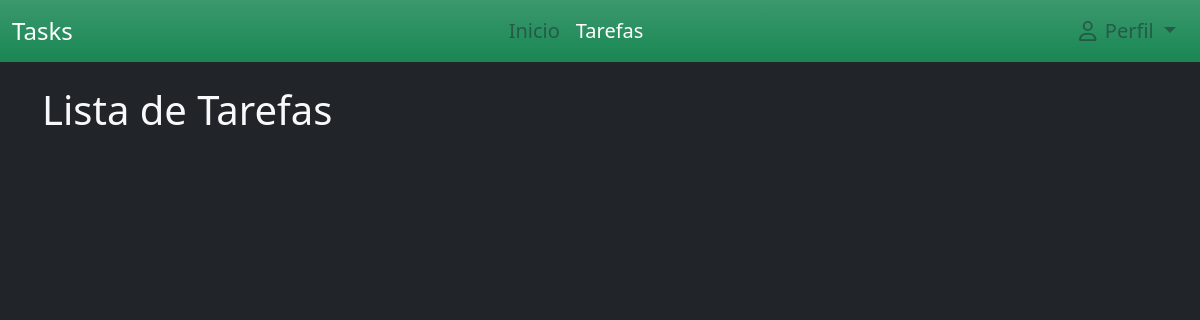
/tasks, run on an earlier commit of the app's database.
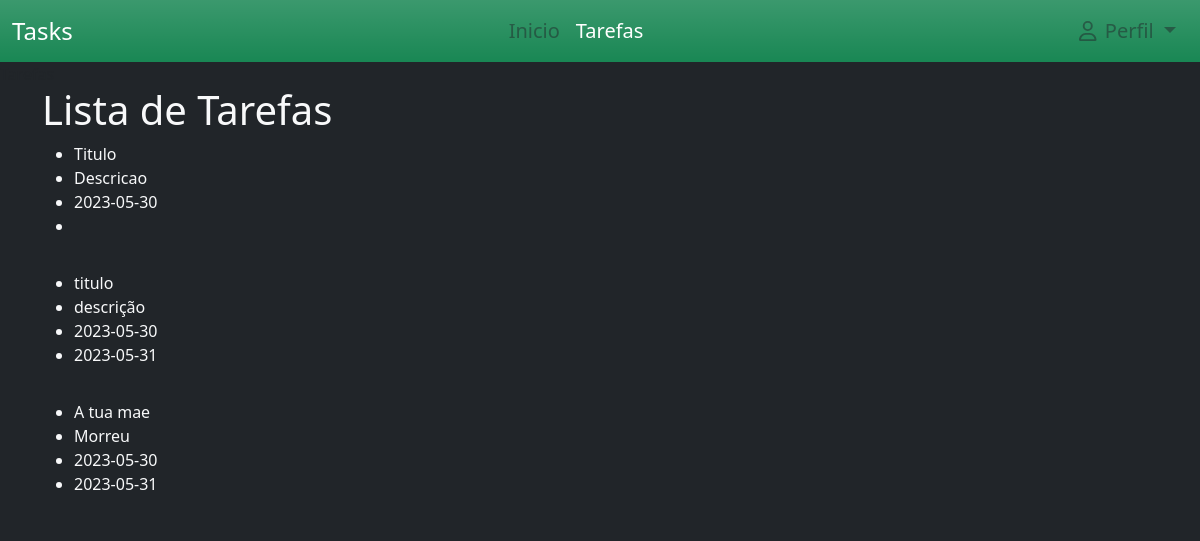
And on a later commit of the database.
### project/models.py (models this page shows)
class Task(db.Model):
    date_time = datetime.now()
    id = db.Column(db.Integer(), primary_key=True)
    title=db.Column(db.String(200),nullable=False)
    desc = db.Column(db.String(100), nullable=False)
    category = db.Column(db.String(100), nullable = False)
    state = db.Column(db.Boolean(), default=False)
    date_start = db.Column(db.String(), default=date_time.strftime("%Y-%m-%d"))
    date_end = db.Column(db.String())
    id_user = db.Column(db.Integer(), db.ForeignKey('user.id'), nullable=True)

### project/routes.py (the view)
@app.route("/tasks")
def tasks():
    all_tasks = Task.query.all()
    return render_template('tarefas.html', tasks=all_tasks)

### project/templates/tarefas.html (shortened to what this page needs)
{% extends './layout/base.html' %}
{% block content %}
<div class="container">
    <h1 class="text-light">Lista de Tarefas</h1>
    <ul>
    {% for task in tasks %}
        <li class="text-light">{{ task.title }}</li>
        <li class="text-light">{{ task.desc }}</li>
        <li class="text-light">{{ task.date_start }}</li>
        <li class="text-light">{{ task.date_end }}</li>
        <hr>
    {% endfor %}
    </ul>
</div>
{% endblock %}

### project/templates/layout/base.html (shortened to what this page needs)
<!DOCTYPE html>
<html lang="pt">
<head>
    <link rel="stylesheet" href="{{ url_for('static', filename='bootstrap-5.3.0-alpha3-dist/css/bootstrap.css') }}">
    <link rel="stylesheet" href="{{ url_for('static', filename='fontawesome/all.css') }}">
</head>
<body class="bg-dark" onload="onLoad()">
    {% block content %}
    {% endblock %}
</body>
</html>

### project/templates/includes/navbar.html (shortened to what this page needs)
{% block navbar %}
<nav class="navbar navbar-expand-lg bg-success bg-gradient">
    <div class="container-fluid">
        <a class="navbar-brand text-white fs-4"  href="#">Tasks</a>
        <div class="collapse navbar-collapse justify-content-center w-100" id="navbarNavDropdown">
            <ul class="navbar-nav">
                <li class="nav-item">
                    <a id="idNavInicio" class="nav-link text-body-tertiary fs-5" aria-current="page" href="{{ url_for('index') }}">Inicio</a>
                </li>
                <li class="nav-item">
                    <a id="idNavTarefas" class="nav-link text-body-tertiary fs-5" href="{{ url_for('tasks') }}">Tarefas</a>
                </li>
            </ul>
        </div>
        <div class="collapse navbar-collapse justify-content-end">
            <ul class="navbar-nav d-flex flex-row me-1">
                <li class="nav-item dropdown">
                    <a class="nav-link dropdown-toggle text-body-tertiary fs-5" href="#" role="button" data-bs-toggle="dropdown"aria-expanded="false">
                        <i class="fa-regular fa-user mx-2"></i>Perfil
                    </a>
                </li>
            </ul>
        </div>
    </div>
</nav>
{% endblock %}

What changed in the data, as far as the page shows it:
added Task: title "Titulo", desc "Descricao", date_start "2023-05-30"
added Task: title "titulo", desc "descrição", date_start "2023-05-30", date_end "2023-05-31"
added Task: title "A tua mae", desc "Morreu", date_start "2023-05-30", date_end "2023-05-31"
